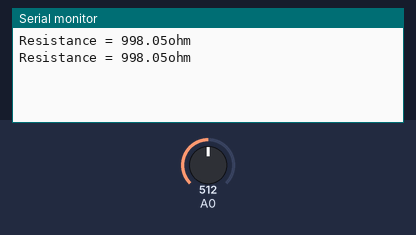
Simulated run of this sketch. Board: Arduino Uno, built with avr-gcc and run on an emulated ATmega328P. Shown: the last lines printed to the serial monitor. The test bench sets the inputs (shaded band); at power-on: A0 = 512.

Above: at 1.8 s.
1.9 s: A0 set to 0
At 2.7 s:
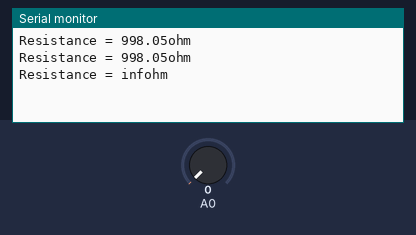
4.5 s: A0 set to 122
At 5.8 s:
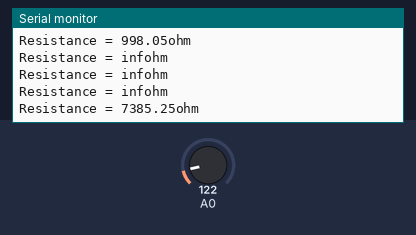

Measured:
- after the input at 1.9 s, the serial monitor: prints a new line after 0.10 s (image 1)
- after the input at 4.5 s, the serial monitor: prints a new line after 0.50 s (image 2)

The sketch:

Ohmeter.ino
```cpp
float v1;
float Rtest;
float Rrefer = 1000; //Reference resistance
void setup() {
  Serial.begin(9600); //Initialize Serial communiction
}

void loop() {
  v1 = analogRead(A0); //Read voltage on Rtest in digital form
  v1 = v1 * (5.0 / 1023.0); //Convert v1 to actual voltage
  Rtest = (5 - v1) * Rrefer / v1; //Calculate unknown resistance

  Serial.print("Resistance = "); //Output to the Serial Monitor
  Serial.print(Rtest);
  Serial.println("ohm");
  delay(1000); //Wait in between readings
}
```
